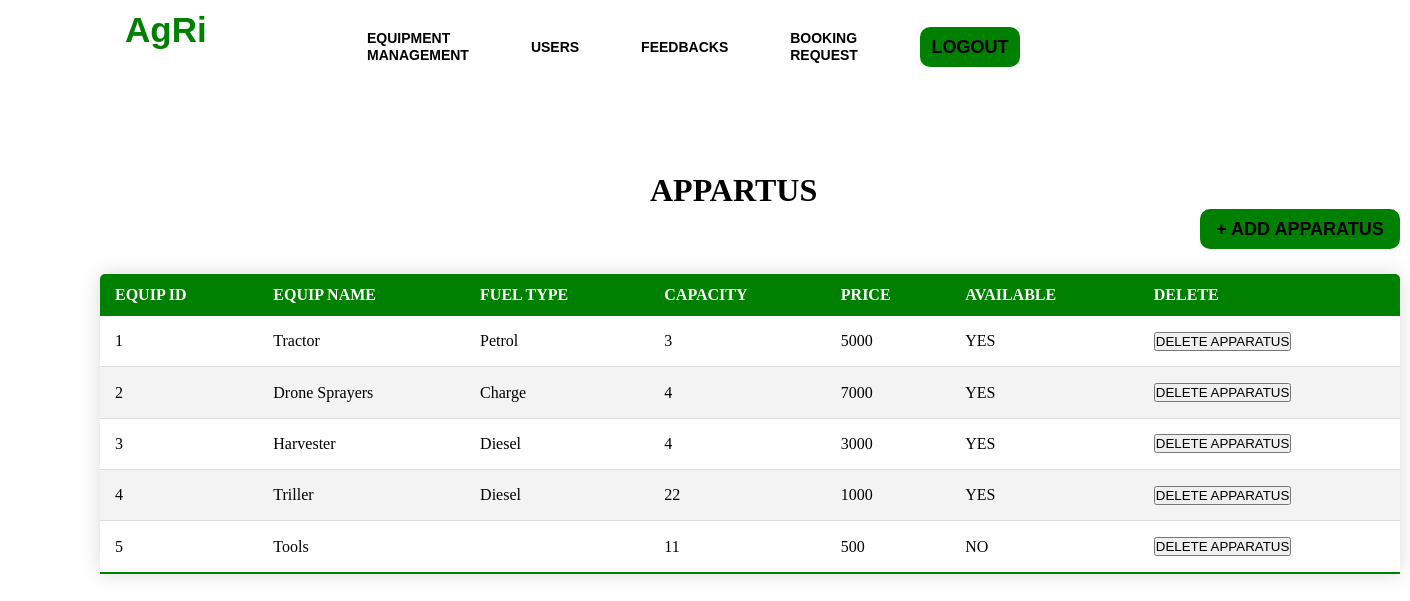
The page /adminequip.php on the database its author committed.
### tables this page shows
CREATE TABLE `Equipmentdetails` (
  `EQUIP_ID` int(11) NOT NULL,
  `EQUIP_NAME` varchar(255) NOT NULL,
  `FUEL_TYPE` varchar(255) NOT NULL,
  `CAPACITY` int(11) NOT NULL,
  `PRICE` int(11) NOT NULL,
  `EQUIP_IMG` varchar(255) NOT NULL,
  `AVAILABLE` varchar(255) NOT NULL
);

### adminequip.php (the view, shortened to what this page needs)
<!DOCTYPE html>
<html lang="en">
<head>
</head>
<body>
<?php
require_once('connection.php');
$query="SELECT * from Equipmentdetails";
$queryy=mysqli_query($con,$query);
?>
<div class="hai">
        <div class="navbar">
            <div class="icon">
                <h2 class="logo">AgRi</h2>
            </div>
            <div class="menu">
                <ul>
                    <li><a href="adminequip.php">EQUIPMENT MANAGEMENT</a></li>
                    <li><a href="adminusers.php">USERS</a></li>
                    <li><a href="admindash.php">FEEDBACKS</a></li>
                    <li><a href="adminbook.php">BOOKING REQUEST</a></li>
                  <li> <button class="nn"><a href="index.php">LOGOUT</a></button></li>
                </ul>
            </div>
         </div>
         </div>
        <div>
            <h1 class="header">APPARTUS</h1>
            <button class="add"><a href="addequip.php">+ ADD APPARATUS</a></button>
            <div>
                <div>
                    <table class="content-table">
                <thead>
                    <tr>
                        <th>EQUIP ID</th>
                        <th>EQUIP NAME</th>
                        <th>FUEL TYPE</th>
                        <th>CAPACITY</th>
                        <th>PRICE</th>
                        <th>AVAILABLE</th>
                        <th>DELETE</th>
                    </tr>
                </thead>
                <tbody>
                <?php
                while($res=mysqli_fetch_array($queryy)){
                ?>
                <tr  class="active-row">
                    <td><?php echo $res['EQUIP_ID'];?></php></td>
                    <td><?php echo $res['EQUIP_NAME'];?></php></td>
                    <td><?php echo $res['FUEL_TYPE'];?></php></td>
                    <td><?php echo $res['CAPACITY'];?></php></td>
                    <td><?php echo $res['PRICE'];?></php></td>
                    <td><?php
                    if($res['AVAILABLE']=='Y')
                    {
                        echo 'YES';
                    }
                    else{
                        echo 'NO';
                    }
                    ?></php></td>
                    <td><button type="submit" class="but" name="approve"><a href="deleteequip.php?id=<?php echo $res['EQUIP_ID']?>">DELETE APPARATUS</a></button></td>
                </tr>
               <?php } ?>
                </tbody>
                </table>
                </div>
            </div>
        </div>
</body>
</html>

### adminequip.php (style rules this page uses)
* { margin: 0; padding: 0; }
.hai { width: 100%; background: linear-gradient(to top, rgba(0,0,0,0)50%, rgba(0,0,0,0)50%); background-position: center; background-size: cover; height: 109vh; animation: infiniteScrollBg 50s linear infinite; }
.navbar { width: 1200px; height: 75px; margin: auto; }
.icon { width:200px; float: left; height : 70px; }
.logo { color: green; font-size: 35px; font-family: Arial; padding-left: 20px; float:left; padding-top: 10px; }
.menu { width: 400px; float: left; height: 70px; }
ul { float: left; display: flex; justify-content: center; align-items: center; }
ul li { list-style: none; margin-left: 62px; margin-top: 27px; font-size: 14px; }
ul li a { text-decoration: none; color: black; font-family: Arial; font-weight: bold; transition: 0.4s ease-in-out; }
.content-table { border-collapse: collapse; font-size: 1em; min-width: 400px; border-radius: 5px 5px 0 0; overflow: hidden; box-shadow:0 0 20px rgba(0,0,0,0.15); margin-left : 100px ; margin-top: 25px; width: 1300px; height: 300px; }
.content-table thead tr { background-color: green; color: white; text-align: left; }
.content-table th, .content-table td { padding: 12px 15px; }
.content-table tbody tr { border-bottom: 1px solid #dddddd; }
.content-table tbody tr:nth-of-type(even) { background-color: #f3f3f3; }
.content-table tbody tr:last-of-type { border-bottom: 2px solid green; }
.header { margin-top: -700px; margin-left: 650px; }
.nn { width:100px; background: green; border:none; height: 40px; font-size: 18px; border-radius: 10px; cursor: pointer; color:white; transition: 0.4s ease; }
.nn a { text-decoration: none; color: black; font-weight: bold; }
.add { width: 200px; height: 40px; background: green; border:none; font-size: 18px; border-radius: 10px; cursor: pointer; color:#fff; transition: 0.4s ease; margin-left: 1200px; }
.add a { text-decoration: none; color: black; font-weight: bolder; }
.but a { text-decoration: none; color: black; }

### rows shown on the page
equipmentdetails: EQUIP_ID "1", EQUIP_NAME "Tractor", FUEL_TYPE "Petrol", CAPACITY "3", PRICE "5000", AVAILABLE "YES"
equipmentdetails: EQUIP_ID "2", EQUIP_NAME "Drone Sprayers", FUEL_TYPE "Charge", CAPACITY "4", PRICE "7000", AVAILABLE "YES"
equipmentdetails: EQUIP_ID "3", EQUIP_NAME "Harvester", FUEL_TYPE "Diesel", CAPACITY "4", PRICE "3000", AVAILABLE "YES"
equipmentdetails: EQUIP_ID "4", EQUIP_NAME "Triller", FUEL_TYPE "Diesel", CAPACITY "22", PRICE "1000", AVAILABLE "YES"
equipmentdetails: EQUIP_ID "5", EQUIP_NAME "Tools", CAPACITY "11", PRICE "500", AVAILABLE "NO"
